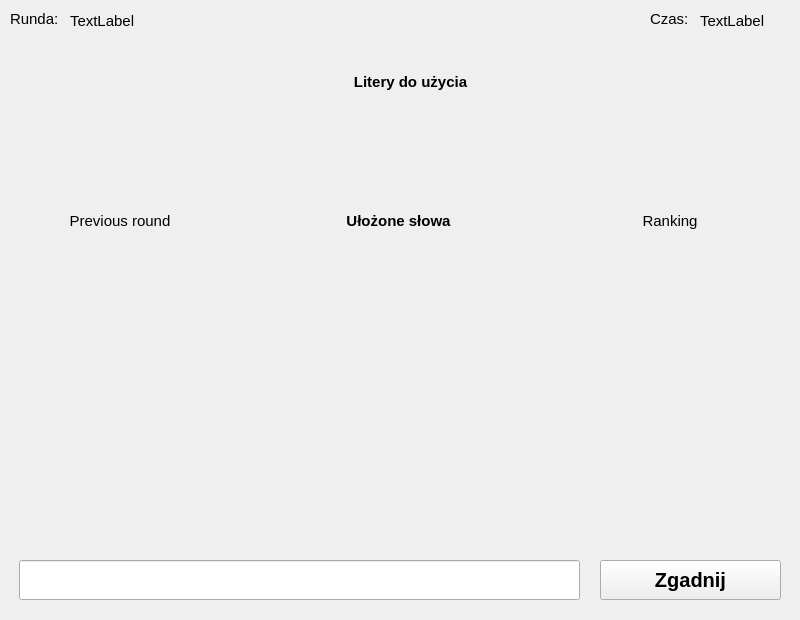
<?xml version="1.0" encoding="UTF-8"?>
<ui version="4.0">
 <class>gamewindow</class>
 <widget class="QWidget" name="gamewindow">
  <property name="geometry">
   <rect>
    <x>0</x>
    <y>0</y>
    <width>800</width>
    <height>620</height>
   </rect>
  </property>
  <property name="windowTitle">
   <string>MainWindow</string>
  </property>
  <widget class="QPushButton" name="guessPushButton">
   <property name="geometry">
    <rect>
     <x>600</x>
     <y>560</y>
     <width>181</width>
     <height>40</height>
    </rect>
   </property>
   <property name="minimumSize">
    <size>
     <width>120</width>
     <height>40</height>
    </size>
   </property>
   <property name="font">
    <font>
     <pointsize>15</pointsize>
     <weight>75</weight>
     <bold>true</bold>
    </font>
   </property>
   <property name="text">
    <string>Zgadnij</string>
   </property>
  </widget>
  <widget class="QLineEdit" name="inputLineEdit">
   <property name="geometry">
    <rect>
     <x>19</x>
     <y>560</y>
     <width>561</width>
     <height>40</height>
    </rect>
   </property>
   <property name="minimumSize">
    <size>
     <width>380</width>
     <height>40</height>
    </size>
   </property>
   <property name="font">
    <font>
     <pointsize>15</pointsize>
    </font>
   </property>
   <property name="text">
    <string/>
   </property>
   <property name="maxLength">
    <number>29</number>
   </property>
  </widget>
  <widget class="QLabel" name="rankingLabel">
   <property name="geometry">
    <rect>
     <x>580</x>
     <y>200</y>
     <width>180</width>
     <height>30</height>
    </rect>
   </property>
   <property name="minimumSize">
    <size>
     <width>55</width>
     <height>20</height>
    </size>
   </property>
   <property name="font">
    <font>
     <pointsize>11</pointsize>
    </font>
   </property>
   <property name="text">
    <string>Ranking</string>
   </property>
   <property name="alignment">
    <set>Qt::AlignBottom|Qt::AlignHCenter</set>
   </property>
  </widget>
  <widget class="QLabel" name="previousRoundLabel">
   <property name="geometry">
    <rect>
     <x>30</x>
     <y>200</y>
     <width>180</width>
     <height>30</height>
    </rect>
   </property>
   <property name="minimumSize">
    <size>
     <width>105</width>
     <height>20</height>
    </size>
   </property>
   <property name="font">
    <font>
     <pointsize>11</pointsize>
     <weight>50</weight>
     <bold>false</bold>
    </font>
   </property>
   <property name="contextMenuPolicy">
    <enum>Qt::DefaultContextMenu</enum>
   </property>
   <property name="toolTipDuration">
    <number>0</number>
   </property>
   <property name="text">
    <string>Previous round</string>
   </property>
   <property name="alignment">
    <set>Qt::AlignBottom|Qt::AlignHCenter</set>
   </property>
  </widget>
  <widget class="QLabel" name="solvedLabel">
   <property name="geometry">
    <rect>
     <x>318</x>
     <y>200</y>
     <width>161</width>
     <height>30</height>
    </rect>
   </property>
   <property name="minimumSize">
    <size>
     <width>20</width>
     <height>30</height>
    </size>
   </property>
   <property name="maximumSize">
    <size>
     <width>1111</width>
     <height>30</height>
    </size>
   </property>
   <property name="font">
    <font>
     <pointsize>11</pointsize>
     <weight>75</weight>
     <bold>true</bold>
    </font>
   </property>
   <property name="text">
    <string>Ułożone słowa</string>
   </property>
   <property name="alignment">
    <set>Qt::AlignBottom|Qt::AlignHCenter</set>
   </property>
  </widget>
  <widget class="QWidget" name="layoutWidget">
   <property name="geometry">
    <rect>
     <x>210</x>
     <y>110</y>
     <width>371</width>
     <height>71</height>
    </rect>
   </property>
   <layout class="QHBoxLayout" name="lettersToUseLayout">
    <property name="spacing">
     <number>0</number>
    </property>
    <property name="sizeConstraint">
     <enum>QLayout::SetDefaultConstraint</enum>
    </property>
    <property name="rightMargin">
     <number>0</number>
    </property>
    <property name="bottomMargin">
     <number>0</number>
    </property>
   </layout>
  </widget>
  <widget class="QWidget" name="layoutWidget">
   <property name="geometry">
    <rect>
     <x>539</x>
     <y>239</y>
     <width>251</width>
     <height>311</height>
    </rect>
   </property>
   <layout class="QVBoxLayout" name="rankingVerticalLayout"/>
  </widget>
  <widget class="QWidget" name="layoutWidget">
   <property name="geometry">
    <rect>
     <x>10</x>
     <y>240</y>
     <width>231</width>
     <height>311</height>
    </rect>
   </property>
   <layout class="QVBoxLayout" name="solvedVerticalLayout"/>
  </widget>
  <widget class="QWidget" name="layoutWidget">
   <property name="geometry">
    <rect>
     <x>250</x>
     <y>240</y>
     <width>281</width>
     <height>311</height>
    </rect>
   </property>
   <layout class="QVBoxLayout" name="buildedWordsLayout"/>
  </widget>
  <widget class="QLabel" name="timeLabelText">
   <property name="geometry">
    <rect>
     <x>650</x>
     <y>10</y>
     <width>41</width>
     <height>21</height>
    </rect>
   </property>
   <property name="minimumSize">
    <size>
     <width>0</width>
     <height>0</height>
    </size>
   </property>
   <property name="font">
    <font>
     <pointsize>11</pointsize>
    </font>
   </property>
   <property name="text">
    <string>Czas: </string>
   </property>
   <property name="alignment">
    <set>Qt::AlignLeading|Qt::AlignLeft|Qt::AlignTop</set>
   </property>
  </widget>
  <widget class="QLabel" name="lettersLabel">
   <property name="geometry">
    <rect>
     <x>320</x>
     <y>70</y>
     <width>181</width>
     <height>21</height>
    </rect>
   </property>
   <property name="minimumSize">
    <size>
     <width>0</width>
     <height>0</height>
    </size>
   </property>
   <property name="font">
    <font>
     <pointsize>11</pointsize>
     <weight>75</weight>
     <bold>true</bold>
    </font>
   </property>
   <property name="text">
    <string>Litery do użycia</string>
   </property>
   <property name="alignment">
    <set>Qt::AlignBottom|Qt::AlignHCenter</set>
   </property>
  </widget>
  <widget class="QLabel" name="roundLabelText">
   <property name="geometry">
    <rect>
     <x>10</x>
     <y>10</y>
     <width>80</width>
     <height>21</height>
    </rect>
   </property>
   <property name="minimumSize">
    <size>
     <width>80</width>
     <height>20</height>
    </size>
   </property>
   <property name="font">
    <font>
     <pointsize>11</pointsize>
    </font>
   </property>
   <property name="text">
    <string>Runda:</string>
   </property>
   <property name="alignment">
    <set>Qt::AlignLeading|Qt::AlignLeft|Qt::AlignTop</set>
   </property>
  </widget>
  <widget class="QLabel" name="timeLabelValue">
   <property name="geometry">
    <rect>
     <x>700</x>
     <y>10</y>
     <width>81</width>
     <height>21</height>
    </rect>
   </property>
   <property name="font">
    <font>
     <pointsize>11</pointsize>
    </font>
   </property>
   <property name="text">
    <string>TextLabel</string>
   </property>
  </widget>
  <widget class="QLabel" name="roundLabelValue">
   <property name="geometry">
    <rect>
     <x>70</x>
     <y>10</y>
     <width>71</width>
     <height>21</height>
    </rect>
   </property>
   <property name="font">
    <font>
     <pointsize>11</pointsize>
    </font>
   </property>
   <property name="text">
    <string>TextLabel</string>
   </property>
  </widget>
 </widget>
 <resources/>
 <connections/>
</ui>
